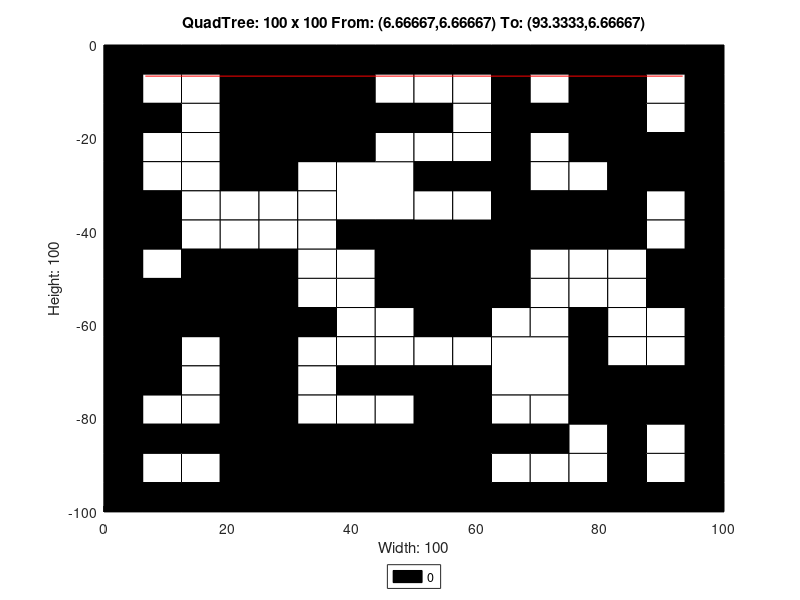

The MATLAB source for this figure:
axis([0 100 -100 0]);
title('QuadTree: 100 x 100 From: (6.66667,6.66667) To: (93.3333,6.66667)');
xlabel('Width: 100');
ylabel('Height: 100');
rectangle('Position',[25 -12.5 12.5 12.5], 'FaceColor',[0 0 0]);
rectangle('Position',[25 -25 12.5 12.5], 'FaceColor',[0 0 0]);
rectangle('Position',[37.5 -37.5 12.5 12.5], 'FaceColor',[1 1 1]);
rectangle('Position',[75 -12.5 12.5 12.5], 'FaceColor',[0 0 0]);
rectangle('Position',[75 -25 12.5 12.5], 'FaceColor',[0 0 0]);
rectangle('Position',[50 -50 12.5 12.5], 'FaceColor',[0 0 0]);
rectangle('Position',[0 -62.5 12.5 12.5], 'FaceColor',[0 0 0]);
rectangle('Position',[12.5 -62.5 12.5 12.5], 'FaceColor',[0 0 0]);
rectangle('Position',[0 -75 12.5 12.5], 'FaceColor',[0 0 0]);
rectangle('Position',[25 -100 12.5 12.5], 'FaceColor',[0 0 0]);
rectangle('Position',[37.5 -100 12.5 12.5], 'FaceColor',[0 0 0]);
rectangle('Position',[50 -62.5 12.5 12.5], 'FaceColor',[0 0 0]);
rectangle('Position',[62.5 -75 12.5 12.5], 'FaceColor',[1 1 1]);
rectangle('Position',[50 -87.5 12.5 12.5], 'FaceColor',[0 0 0]);
rectangle('Position',[50 -100 12.5 12.5], 'FaceColor',[0 0 0]);
rectangle('Position',[0 -6.25 6.25 6.25], 'FaceColor',[0 0 0]);
rectangle('Position',[6.25 -6.25 6.25 6.25], 'FaceColor',[0 0 0]);
rectangle('Position',[0 -12.5 6.25 6.25], 'FaceColor',[0 0 0]);
rectangle('Position',[6.25 -12.5 6.25 6.25], 'FaceColor',[1 1 1]);
rectangle('Position',[12.5 -6.25 6.25 6.25], 'FaceColor',[0 0 0]);
rectangle('Position',[18.75 -6.25 6.25 6.25], 'FaceColor',[0 0 0]);
rectangle('Position',[12.5 -12.5 6.25 6.25], 'FaceColor',[1 1 1]);
rectangle('Position',[18.75 -12.5 6.25 6.25], 'FaceColor',[0 0 0]);
rectangle('Position',[0 -18.75 6.25 6.25], 'FaceColor',[0 0 0]);
rectangle('Position',[6.25 -18.75 6.25 6.25], 'FaceColor',[0 0 0]);
rectangle('Position',[0 -25 6.25 6.25], 'FaceColor',[0 0 0]);
rectangle('Position',[6.25 -25 6.25 6.25], 'FaceColor',[1 1 1]);
rectangle('Position',[12.5 -18.75 6.25 6.25], 'FaceColor',[1 1 1]);
rectangle('Position',[18.75 -18.75 6.25 6.25], 'FaceColor',[0 0 0]);
rectangle('Position',[12.5 -25 6.25 6.25], 'FaceColor',[1 1 1]);
rectangle('Position',[18.75 -25 6.25 6.25], 'FaceColor',[0 0 0]);
rectangle('Position',[37.5 -6.25 6.25 6.25], 'FaceColor',[0 0 0]);
rectangle('Position',[43.75 -6.25 6.25 6.25], 'FaceColor',[0 0 0]);
rectangle('Position',[37.5 -12.5 6.25 6.25], 'FaceColor',[0 0 0]);
rectangle('Position',[43.75 -12.5 6.25 6.25], 'FaceColor',[1 1 1]);
rectangle('Position',[37.5 -18.75 6.25 6.25], 'FaceColor',[0 0 0]);
rectangle('Position',[43.75 -18.75 6.25 6.25], 'FaceColor',[0 0 0]);
rectangle('Position',[37.5 -25 6.25 6.25], 'FaceColor',[0 0 0]);
rectangle('Position',[43.75 -25 6.25 6.25], 'FaceColor',[1 1 1]);
rectangle('Position',[0 -31.25 6.25 6.25], 'FaceColor',[0 0 0]);
rectangle('Position',[6.25 -31.25 6.25 6.25], 'FaceColor',[1 1 1]);
rectangle('Position',[0 -37.5 6.25 6.25], 'FaceColor',[0 0 0]);
rectangle('Position',[6.25 -37.5 6.25 6.25], 'FaceColor',[0 0 0]);
rectangle('Position',[12.5 -31.25 6.25 6.25], 'FaceColor',[1 1 1]);
rectangle('Position',[18.75 -31.25 6.25 6.25], 'FaceColor',[0 0 0]);
rectangle('Position',[12.5 -37.5 6.25 6.25], 'FaceColor',[1 1 1]);
rectangle('Position',[18.75 -37.5 6.25 6.25], 'FaceColor',[1 1 1]);
rectangle('Position',[0 -43.75 6.25 6.25], 'FaceColor',[0 0 0]);
rectangle('Position',[6.25 -43.75 6.25 6.25], 'FaceColor',[0 0 0]);
rectangle('Position',[0 -50 6.25 6.25], 'FaceColor',[0 0 0]);
rectangle('Position',[6.25 -50 6.25 6.25], 'FaceColor',[1 1 1]);
rectangle('Position',[12.5 -43.75 6.25 6.25], 'FaceColor',[1 1 1]);
rectangle('Position',[18.75 -43.75 6.25 6.25], 'FaceColor',[1 1 1]);
rectangle('Position',[12.5 -50 6.25 6.25], 'FaceColor',[0 0 0]);
rectangle('Position',[18.75 -50 6.25 6.25], 'FaceColor',[0 0 0]);
rectangle('Position',[25 -31.25 6.25 6.25], 'FaceColor',[0 0 0]);
rectangle('Position',[31.25 -31.25 6.25 6.25], 'FaceColor',[1 1 1]);
rectangle('Position',[25 -37.5 6.25 6.25], 'FaceColor',[1 1 1]);
rectangle('Position',[31.25 -37.5 6.25 6.25], 'FaceColor',[1 1 1]);
rectangle('Position',[25 -43.75 6.25 6.25], 'FaceColor',[1 1 1]);
rectangle('Position',[31.25 -43.75 6.25 6.25], 'FaceColor',[1 1 1]);
rectangle('Position',[25 -50 6.25 6.25], 'FaceColor',[0 0 0]);
rectangle('Position',[31.25 -50 6.25 6.25], 'FaceColor',[1 1 1]);
rectangle('Position',[37.5 -43.75 6.25 6.25], 'FaceColor',[0 0 0]);
rectangle('Position',[43.75 -43.75 6.25 6.25], 'FaceColor',[0 0 0]);
rectangle('Position',[37.5 -50 6.25 6.25], 'FaceColor',[1 1 1]);
rectangle('Position',[43.75 -50 6.25 6.25], 'FaceColor',[0 0 0]);
rectangle('Position',[50 -6.25 6.25 6.25], 'FaceColor',[0 0 0]);
rectangle('Position',[56.25 -6.25 6.25 6.25], 'FaceColor',[0 0 0]);
rectangle('Position',[50 -12.5 6.25 6.25], 'FaceColor',[1 1 1]);
rectangle('Position',[56.25 -12.5 6.25 6.25], 'FaceColor',[1 1 1]);
rectangle('Position',[62.5 -6.25 6.25 6.25], 'FaceColor',[0 0 0]);
rectangle('Position',[68.75 -6.25 6.25 6.25], 'FaceColor',[0 0 0]);
rectangle('Position',[62.5 -12.5 6.25 6.25], 'FaceColor',[0 0 0]);
rectangle('Position',[68.75 -12.5 6.25 6.25], 'FaceColor',[1 1 1]);
rectangle('Position',[50 -18.75 6.25 6.25], 'FaceColor',[0 0 0]);
rectangle('Position',[56.25 -18.75 6.25 6.25], 'FaceColor',[1 1 1]);
rectangle('Position',[50 -25 6.25 6.25], 'FaceColor',[1 1 1]);
rectangle('Position',[56.25 -25 6.25 6.25], 'FaceColor',[1 1 1]);
rectangle('Position',[62.5 -18.75 6.25 6.25], 'FaceColor',[0 0 0]);
rectangle('Position',[68.75 -18.75 6.25 6.25], 'FaceColor',[0 0 0]);
rectangle('Position',[62.5 -25 6.25 6.25], 'FaceColor',[0 0 0]);
rectangle('Position',[68.75 -25 6.25 6.25], 'FaceColor',[1 1 1]);
rectangle('Position',[87.5 -6.25 6.25 6.25], 'FaceColor',[0 0 0]);
rectangle('Position',[93.75 -6.25 6.25 6.25], 'FaceColor',[0 0 0]);
rectangle('Position',[87.5 -12.5 6.25 6.25], 'FaceColor',[1 1 1]);
rectangle('Position',[93.75 -12.5 6.25 6.25], 'FaceColor',[0 0 0]);
rectangle('Position',[87.5 -18.75 6.25 6.25], 'FaceColor',[1 1 1]);
rectangle('Position',[93.75 -18.75 6.25 6.25], 'FaceColor',[0 0 0]);
rectangle('Position',[87.5 -25 6.25 6.25], 'FaceColor',[0 0 0]);
rectangle('Position',[93.75 -25 6.25 6.25], 'FaceColor',[0 0 0]);
rectangle('Position',[50 -31.25 6.25 6.25], 'FaceColor',[0 0 0]);
rectangle('Position',[56.25 -31.25 6.25 6.25], 'FaceColor',[0 0 0]);
rectangle('Position',[50 -37.5 6.25 6.25], 'FaceColor',[1 1 1]);
rectangle('Position',[56.25 -37.5 6.25 6.25], 'FaceColor',[1 1 1]);
rectangle('Position',[62.5 -31.25 6.25 6.25], 'FaceColor',[0 0 0]);
rectangle('Position',[68.75 -31.25 6.25 6.25], 'FaceColor',[1 1 1]);
rectangle('Position',[62.5 -37.5 6.25 6.25], 'FaceColor',[0 0 0]);
rectangle('Position',[68.75 -37.5 6.25 6.25], 'FaceColor',[0 0 0]);
rectangle('Position',[62.5 -43.75 6.25 6.25], 'FaceColor',[0 0 0]);
rectangle('Position',[68.75 -43.75 6.25 6.25], 'FaceColor',[0 0 0]);
rectangle('Position',[62.5 -50 6.25 6.25], 'FaceColor',[0 0 0]);
rectangle('Position',[68.75 -50 6.25 6.25], 'FaceColor',[1 1 1]);
rectangle('Position',[75 -31.25 6.25 6.25], 'FaceColor',[1 1 1]);
rectangle('Position',[81.25 -31.25 6.25 6.25], 'FaceColor',[0 0 0]);
rectangle('Position',[75 -37.5 6.25 6.25], 'FaceColor',[0 0 0]);
rectangle('Position',[81.25 -37.5 6.25 6.25], 'FaceColor',[0 0 0]);
rectangle('Position',[87.5 -31.25 6.25 6.25], 'FaceColor',[0 0 0]);
rectangle('Position',[93.75 -31.25 6.25 6.25], 'FaceColor',[0 0 0]);
rectangle('Position',[87.5 -37.5 6.25 6.25], 'FaceColor',[1 1 1]);
rectangle('Position',[93.75 -37.5 6.25 6.25], 'FaceColor',[0 0 0]);
rectangle('Position',[75 -43.75 6.25 6.25], 'FaceColor',[0 0 0]);
rectangle('Position',[81.25 -43.75 6.25 6.25], 'FaceColor',[0 0 0]);
rectangle('Position',[75 -50 6.25 6.25], 'FaceColor',[1 1 1]);
rectangle('Position',[81.25 -50 6.25 6.25], 'FaceColor',[1 1 1]);
rectangle('Position',[87.5 -43.75 6.25 6.25], 'FaceColor',[1 1 1]);
rectangle('Position',[93.75 -43.75 6.25 6.25], 'FaceColor',[0 0 0]);
rectangle('Position',[87.5 -50 6.25 6.25], 'FaceColor',[0 0 0]);
rectangle('Position',[93.75 -50 6.25 6.25], 'FaceColor',[0 0 0]);
rectangle('Position',[12.5 -68.75 6.25 6.25], 'FaceColor',[1 1 1]);
rectangle('Position',[18.75 -68.75 6.25 6.25], 'FaceColor',[0 0 0]);
rectangle('Position',[12.5 -75 6.25 6.25], 'FaceColor',[1 1 1]);
rectangle('Position',[18.75 -75 6.25 6.25], 'FaceColor',[0 0 0]);
rectangle('Position',[25 -56.25 6.25 6.25], 'FaceColor',[0 0 0]);
rectangle('Position',[31.25 -56.25 6.25 6.25], 'FaceColor',[1 1 1]);
rectangle('Position',[25 -62.5 6.25 6.25], 'FaceColor',[0 0 0]);
rectangle('Position',[31.25 -62.5 6.25 6.25], 'FaceColor',[0 0 0]);
rectangle('Position',[37.5 -56.25 6.25 6.25], 'FaceColor',[1 1 1]);
rectangle('Position',[43.75 -56.25 6.25 6.25], 'FaceColor',[0 0 0]);
rectangle('Position',[37.5 -62.5 6.25 6.25], 'FaceColor',[1 1 1]);
rectangle('Position',[43.75 -62.5 6.25 6.25], 'FaceColor',[1 1 1]);
rectangle('Position',[25 -68.75 6.25 6.25], 'FaceColor',[0 0 0]);
rectangle('Position',[31.25 -68.75 6.25 6.25], 'FaceColor',[1 1 1]);
rectangle('Position',[25 -75 6.25 6.25], 'FaceColor',[0 0 0]);
rectangle('Position',[31.25 -75 6.25 6.25], 'FaceColor',[1 1 1]);
rectangle('Position',[37.5 -68.75 6.25 6.25], 'FaceColor',[1 1 1]);
rectangle('Position',[43.75 -68.75 6.25 6.25], 'FaceColor',[1 1 1]);
rectangle('Position',[37.5 -75 6.25 6.25], 'FaceColor',[0 0 0]);
rectangle('Position',[43.75 -75 6.25 6.25], 'FaceColor',[0 0 0]);
rectangle('Position',[0 -81.25 6.25 6.25], 'FaceColor',[0 0 0]);
rectangle('Position',[6.25 -81.25 6.25 6.25], 'FaceColor',[1 1 1]);
rectangle('Position',[0 -87.5 6.25 6.25], 'FaceColor',[0 0 0]);
rectangle('Position',[6.25 -87.5 6.25 6.25], 'FaceColor',[0 0 0]);
rectangle('Position',[12.5 -81.25 6.25 6.25], 'FaceColor',[1 1 1]);
rectangle('Position',[18.75 -81.25 6.25 6.25], 'FaceColor',[0 0 0]);
rectangle('Position',[12.5 -87.5 6.25 6.25], 'FaceColor',[0 0 0]);
rectangle('Position',[18.75 -87.5 6.25 6.25], 'FaceColor',[0 0 0]);
rectangle('Position',[0 -93.75 6.25 6.25], 'FaceColor',[0 0 0]);
rectangle('Position',[6.25 -93.75 6.25 6.25], 'FaceColor',[1 1 1]);
rectangle('Position',[0 -100 6.25 6.25], 'FaceColor',[0 0 0]);
rectangle('Position',[6.25 -100 6.25 6.25], 'FaceColor',[0 0 0]);
rectangle('Position',[12.5 -93.75 6.25 6.25], 'FaceColor',[1 1 1]);
rectangle('Position',[18.75 -93.75 6.25 6.25], 'FaceColor',[0 0 0]);
rectangle('Position',[12.5 -100 6.25 6.25], 'FaceColor',[0 0 0]);
rectangle('Position',[18.75 -100 6.25 6.25], 'FaceColor',[0 0 0]);
rectangle('Position',[25 -81.25 6.25 6.25], 'FaceColor',[0 0 0]);
rectangle('Position',[31.25 -81.25 6.25 6.25], 'FaceColor',[1 1 1]);
rectangle('Position',[25 -87.5 6.25 6.25], 'FaceColor',[0 0 0]);
rectangle('Position',[31.25 -87.5 6.25 6.25], 'FaceColor',[0 0 0]);
rectangle('Position',[37.5 -81.25 6.25 6.25], 'FaceColor',[1 1 1]);
rectangle('Position',[43.75 -81.25 6.25 6.25], 'FaceColor',[1 1 1]);
rectangle('Position',[37.5 -87.5 6.25 6.25], 'FaceColor',[0 0 0]);
rectangle('Position',[43.75 -87.5 6.25 6.25], 'FaceColor',[0 0 0]);
rectangle('Position',[62.5 -56.25 6.25 6.25], 'FaceColor',[0 0 0]);
rectangle('Position',[68.75 -56.25 6.25 6.25], 'FaceColor',[1 1 1]);
rectangle('Position',[62.5 -62.5 6.25 6.25], 'FaceColor',[1 1 1]);
rectangle('Position',[68.75 -62.5 6.25 6.25], 'FaceColor',[1 1 1]);
rectangle('Position',[50 -68.75 6.25 6.25], 'FaceColor',[1 1 1]);
rectangle('Position',[56.25 -68.75 6.25 6.25], 'FaceColor',[1 1 1]);
rectangle('Position',[50 -75 6.25 6.25], 'FaceColor',[0 0 0]);
rectangle('Position',[56.25 -75 6.25 6.25], 'FaceColor',[0 0 0]);
rectangle('Position',[75 -56.25 6.25 6.25], 'FaceColor',[1 1 1]);
rectangle('Position',[81.25 -56.25 6.25 6.25], 'FaceColor',[1 1 1]);
rectangle('Position',[75 -62.5 6.25 6.25], 'FaceColor',[0 0 0]);
rectangle('Position',[81.25 -62.5 6.25 6.25], 'FaceColor',[1 1 1]);
rectangle('Position',[87.5 -56.25 6.25 6.25], 'FaceColor',[0 0 0]);
rectangle('Position',[93.75 -56.25 6.25 6.25], 'FaceColor',[0 0 0]);
rectangle('Position',[87.5 -62.5 6.25 6.25], 'FaceColor',[1 1 1]);
rectangle('Position',[93.75 -62.5 6.25 6.25], 'FaceColor',[0 0 0]);
rectangle('Position',[75 -68.75 6.25 6.25], 'FaceColor',[0 0 0]);
rectangle('Position',[81.25 -68.75 6.25 6.25], 'FaceColor',[1 1 1]);
rectangle('Position',[75 -75 6.25 6.25], 'FaceColor',[0 0 0]);
rectangle('Position',[81.25 -75 6.25 6.25], 'FaceColor',[0 0 0]);
rectangle('Position',[87.5 -68.75 6.25 6.25], 'FaceColor',[1 1 1]);
rectangle('Position',[93.75 -68.75 6.25 6.25], 'FaceColor',[0 0 0]);
rectangle('Position',[87.5 -75 6.25 6.25], 'FaceColor',[0 0 0]);
rectangle('Position',[93.75 -75 6.25 6.25], 'FaceColor',[0 0 0]);
rectangle('Position',[62.5 -81.25 6.25 6.25], 'FaceColor',[1 1 1]);
rectangle('Position',[68.75 -81.25 6.25 6.25], 'FaceColor',[1 1 1]);
rectangle('Position',[62.5 -87.5 6.25 6.25], 'FaceColor',[0 0 0]);
rectangle('Position',[68.75 -87.5 6.25 6.25], 'FaceColor',[0 0 0]);
rectangle('Position',[62.5 -93.75 6.25 6.25], 'FaceColor',[1 1 1]);
rectangle('Position',[68.75 -93.75 6.25 6.25], 'FaceColor',[1 1 1]);
rectangle('Position',[62.5 -100 6.25 6.25], 'FaceColor',[0 0 0]);
rectangle('Position',[68.75 -100 6.25 6.25], 'FaceColor',[0 0 0]);
rectangle('Position',[75 -81.25 6.25 6.25], 'FaceColor',[0 0 0]);
rectangle('Position',[81.25 -81.25 6.25 6.25], 'FaceColor',[0 0 0]);
rectangle('Position',[75 -87.5 6.25 6.25], 'FaceColor',[1 1 1]);
rectangle('Position',[81.25 -87.5 6.25 6.25], 'FaceColor',[0 0 0]);
rectangle('Position',[87.5 -81.25 6.25 6.25], 'FaceColor',[0 0 0]);
rectangle('Position',[93.75 -81.25 6.25 6.25], 'FaceColor',[0 0 0]);
rectangle('Position',[87.5 -87.5 6.25 6.25], 'FaceColor',[1 1 1]);
rectangle('Position',[93.75 -87.5 6.25 6.25], 'FaceColor',[0 0 0]);
rectangle('Position',[75 -93.75 6.25 6.25], 'FaceColor',[1 1 1]);
rectangle('Position',[81.25 -93.75 6.25 6.25], 'FaceColor',[0 0 0]);
rectangle('Position',[75 -100 6.25 6.25], 'FaceColor',[0 0 0]);
rectangle('Position',[81.25 -100 6.25 6.25], 'FaceColor',[0 0 0]);
rectangle('Position',[87.5 -93.75 6.25 6.25], 'FaceColor',[1 1 1]);
rectangle('Position',[93.75 -93.75 6.25 6.25], 'FaceColor',[0 0 0]);
rectangle('Position',[87.5 -100 6.25 6.25], 'FaceColor',[0 0 0]);
rectangle('Position',[93.75 -100 6.25 6.25], 'FaceColor',[0 0 0]);
X=[93.3333,6.66667];
Y=[-6.66667,-6.66667];
hold on;
plot(X,Y,'r');
legend('0','Location','southoutside');
